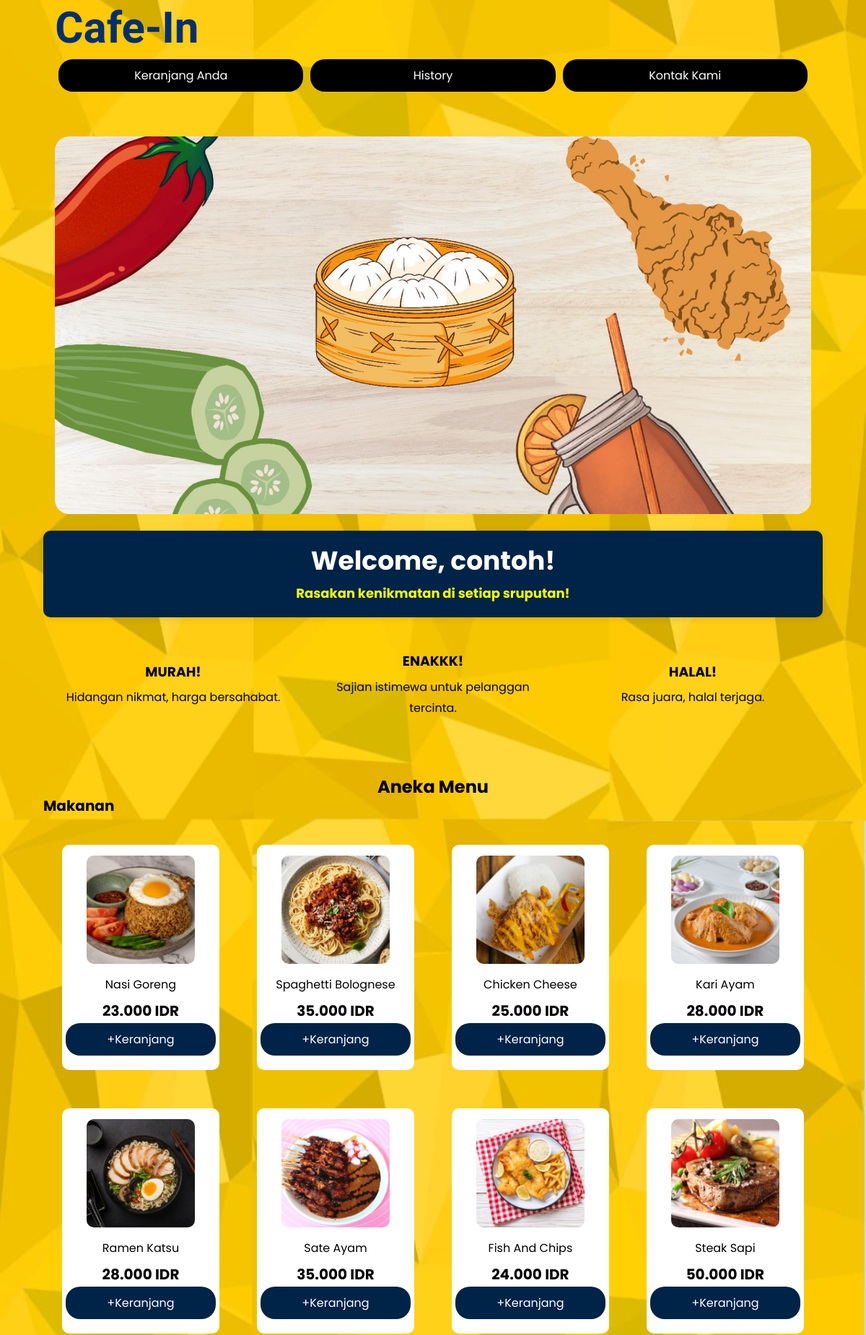
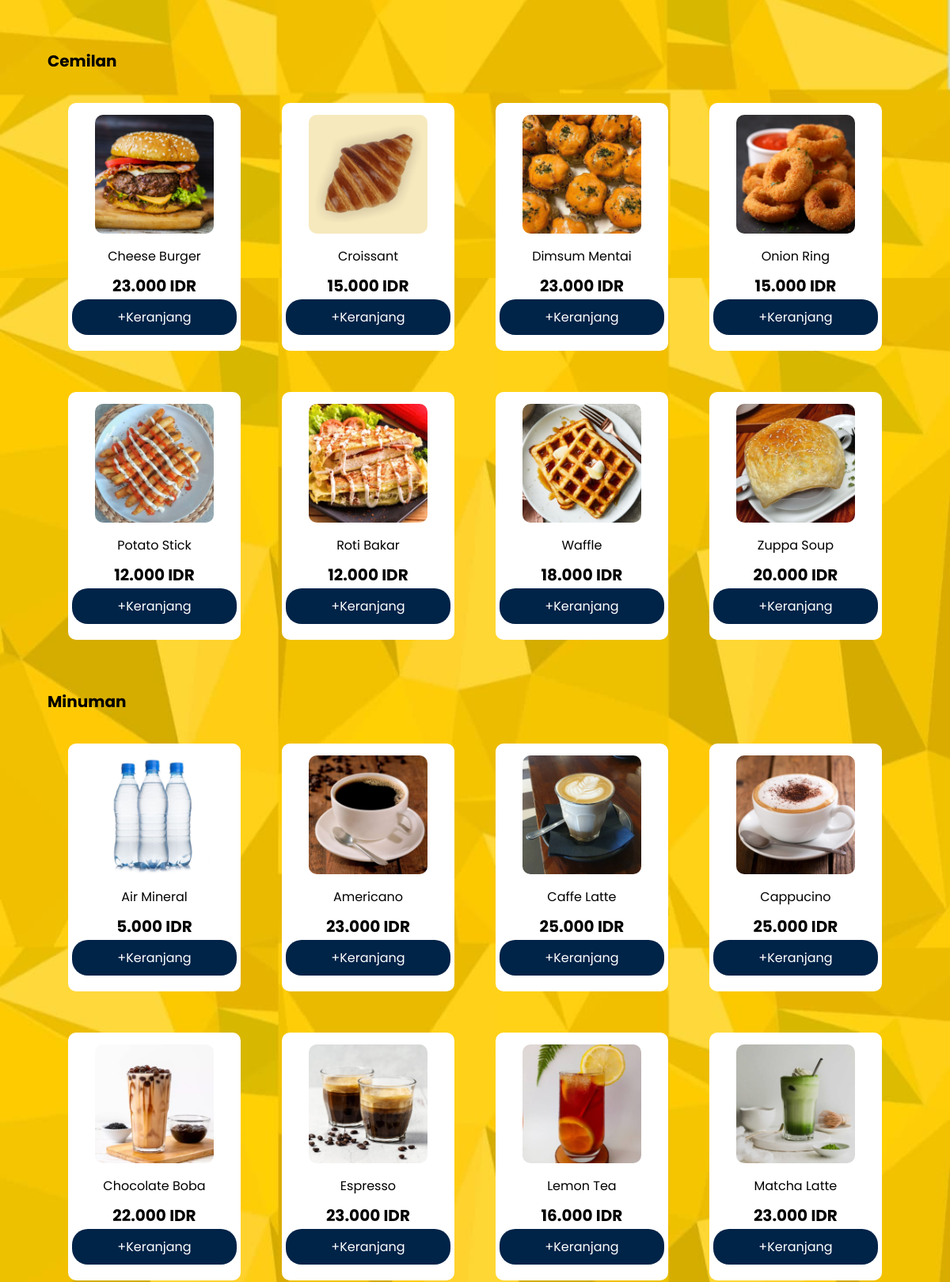
/user_dashboard.php (signed in, upper part), run on the app's committed database (2 pictures, top to bottom).
### tables this page shows
CREATE TABLE `menu` (
  `id` int(255) UNSIGNED NOT NULL,
  `menu_name` varchar(255) NOT NULL,
  `price` decimal(10,2) NOT NULL,
  `image` varchar(255) NOT NULL,
  `kategori` enum('Makanan','Cemilan','Minuman') NOT NULL
);

### user_dashboard.php (the view, shortened to what this page needs)
<?php
include "config.php";
$sql = "SELECT * FROM menu";
$result = mysqli_query($conn, $sql);
$menus = [];
if ($result) {
    while ($row = mysqli_fetch_assoc($result)) {
        $menus[] = $row;
    }
} else {
    echo "<script>alert('Gagal mengambil data menu');</script>";
}
$grouped_menus = [];
foreach ($menus as $menu) {
    $grouped_menus[$menu['kategori']][] = $menu;
}
?>
<!DOCTYPE html>
<html lang="en">
<head>
    <link rel="stylesheet" href="style2.css">
</head>
<body>
    <div class="header">
        <div class="container">
            <div class="row ai-center jc-sb nav-space">
                <div class="nav-brand">
                    <h1><a href="">Cafe-In</a></h1>
                </div>
                <div class="nav-contact">
                    <a href="keranjang.php" class="btn">
                        <div class="btn-text">
                            <span>Keranjang Anda</span><br>
                        </div>
                    </a>
                    <a href="history.php" class="btn">
                        <div class="btn-text">
                            <span>History</span>
                        </div>
                    </a>
                    <a href="https://wa.link/4lmthb" class="btn">
                        <div class="btn-text">
                            <span>Kontak Kami</span><br>
                        </div>
                    </a>
                </div>
            </div>
        </div>
    </div>
    <div class="hero">
        <div class="container">
            <div class="row jc-center">
                <div class="col12">
                    <img src="menu/menuhome.jpg" alt="" class="img-responsive img-radius">
                </div>
            </div>
        </div>
    </div>
    <div class="container">
        <div class="welcome-message">
            <h2>Welcome, <?php echo htmlspecialchars($_SESSION['username']); ?>!</h2>
            <p>Rasakan kenikmatan di setiap sruputan!</p>
        </div>
    </div>
    <div class="benefit">
        <div class="container">
            <div class="row">
                <div class="col4">
                    <h3>MURAH!</h3>
                    <p>Hidangan nikmat, harga bersahabat.</p>
                </div>
                <div class="col4">
                    <h3>ENAKKK!</h3>
                    <p>Sajian istimewa untuk pelanggan tercinta.</p>
                </div>
                <div class="col4">
                    <h3>HALAL!</h3>
                    <p>Rasa juara, halal terjaga.</p>
                </div>
            </div>
        </div>
    </div>
    <div class="product spacer5">
        <div class="container">
            <h2 class="product-title">Aneka Menu</h2>
            <?php foreach ($grouped_menus as $kategori => $items): ?>
                <div class="category">
                    <h3><?php echo htmlspecialchars($kategori); ?></h3>
                    <div class="row">
                        <?php foreach ($items as $item): ?>
                            <div class="col3">
                                <div class="product-item">
                                    <img src="<?php echo htmlspecialchars($item['image']); ?>" alt="<?php echo htmlspecialchars($item['menu_name']); ?>" class="img-responsive">
                                    <div class="name"><p><?php echo htmlspecialchars($item['menu_name']); ?></p></div>
                                    <div class="price"><h3><?php echo number_format($item['price'], 0, ',', '.'); ?> IDR</h3></div>
                                    <a href="keranjang.php?item=<?php echo urlencode($item['menu_name']); ?>&harga=<?php echo $item['price']; ?>&jumlah=1" class="btn">+Keranjang</a>
                                </div>
                            </div>
                        <?php endforeach; ?>
                    </div>
                </div>
            <?php endforeach; ?>
        </div>
    </div>
</body>
</html>

### style2.css (style rules this page uses)
body { background-image: url('menu/bgutama.jpg'); background-size: cover; background-position: center; background-repeat: repeat; height: 100vh; margin: 0; }
.header { padding: 20px 0; }
.container { max-width: 1200px; width: 90%; margin: 0 auto; font-family: "Poppins", serif; }
h1,h2,h3,h4,h5 { margin: 0 0 10px; line-height: 120%; }
p { margin: 0; line-height: 180%; }
.row { display: flex; flex-wrap: wrap; align-items: center; }
.ai-center { align-items: center; }
.jc-center { justify-content: center; }
.jc-sb { justify-content: space-between; }
.nav-space { margin: 0 1.5%; }
.nav-brand { font-family: "Spicy Rice", serif; margin-right: auto; }
.nav-brand h1 a { text-decoration: none; color: rgb(0, 48, 116); font-size: 60px; margin: 0; margin-bottom: 20px; }
.nav-contact { display: flex; justify-content: space-around; width: 100%; }
.nav-contact a { text-decoration: none; padding: 10px 20px; flex: 1; margin: 5px; background: black; border-radius: 20px; color: white; text-align: center; transition: background 0.3s; }
.btn { display: flex; flex-direction: column; align-items: center; background: black; border-radius: 20px; padding: 15px; color: white; text-decoration: none; flex-grow: 1; margin: 5px; min-width: 100px; transition: background 0,3s; }
.benefit .row { display: flex; justify-content: space-around; flex-wrap: wrap; }
.benefit .col4 { flex: 1; max-width: 300px; display: flex; flex-direction: column; align-items: center; text-align: center; margin: 20px; }
.col3 { width: calc(100% / 12 * 3 - 3%); margin: 1.5%; }
.col4 { width: calc(100% / 12 * 4 - 3%); margin: 1.5%; }
.col12 { width: calc(100% / 12 * 12 - 3%); margin: 1.5%; }
.img-responsive { width: 100%; }
.img-radius { border-radius: 20px; }
.spacer5 { padding: 5% 0; }
.col3 img { width: 150px; height: auto; }
.hero { margin-top: 20px; }
.category { margin-bottom: 40px; }
.category h3 { font-size: 20px; margin-bottom: 15px; font-weight: bold; color: black; }
.welcome-message { font-size: 24px; font-weight: bold; color: rgb(255, 255, 255); margin-bottom: 20px; text-align: center; padding: 20px; background-color: #002348; border-radius: 10px; box-shadow: 0 2px 10px rgba(0, 0, 0, 0.1); }
.product-title { font-size: 24px; font-weight: bold; color: black; margin: 30px 0; text-align: center; }
.product-item { display: flex; flex-direction: column; align-items: center; text-align: center; border: 2px #002348; border-radius: 10px; padding: 15px; margin: 10px; background-color: white; box-shadow: 0 4px 8px rgba(0,0,0,0,1); }
.product-item img { margin-bottom: 10px; max-width: 100%; height: auto; border-radius: 10px; }
.name p, .price h3 { margin: 5px 0; }
.welcome-message h2, .product-title { margin: 0; }
.welcome-message p { font-size: 18px; line-height: 1.5; margin: 10px 0 0; color: rgb(242, 255, 0); }
.product-item .btn { width: 100%; background: #002348; border-radius: 20px; color: white; text-decoration: none; display: flex; justify-content: center; align-items: center; padding: 10px; transition: background 0.3s; margin-top: auto; }

### data on the page
menu: image (picture), menu_name "Nasi Goreng", price "23.000"
menu: image (picture), menu_name "Spaghetti Bolognese", price "35.000"
menu: image (picture), menu_name "Chicken Cheese", price "25.000"
menu: image (picture), menu_name "Kari Ayam", price "28.000"
menu: image (picture), menu_name "Ramen Katsu", price "28.000"
menu: image (picture), menu_name "Sate Ayam", price "35.000"
menu: image (picture), menu_name "Fish And Chips", price "24.000"
menu: image (picture), menu_name "Steak Sapi", price "50.000"
menu: image (picture), menu_name "Cheese Burger", price "23.000"
menu: image (picture), menu_name "Croissant", price "15.000"
menu: image (picture), menu_name "Dimsum Mentai", price "23.000"
menu: image (picture), menu_name "Onion Ring", price "15.000"
menu: image (picture), menu_name "Potato Stick", price "12.000"
menu: image (picture), menu_name "Roti Bakar", price "12.000"
menu: image (picture), menu_name "Waffle", price "18.000"
menu: image (picture), menu_name "Zuppa Soup", price "20.000"
menu: image (picture), menu_name "Air Mineral", price "5.000"
menu: image (picture), menu_name "Americano", price "23.000"
menu: image (picture), menu_name "Caffe Latte", price "25.000"
menu: image (picture), menu_name "Cappucino", price "25.000"
menu: image (picture), menu_name "Chocolate Boba", price "22.000"
menu: image (picture), menu_name "Espresso", price "23.000"
menu: image (picture), menu_name "Lemon Tea", price "16.000"
menu: image (picture), menu_name "Matcha Latte", price "23.000"

### other printed values
$_SESSION['username'] "contoh"
$kategori "Makanan"
$kategori "Cemilan"
$kategori "Minuman"
